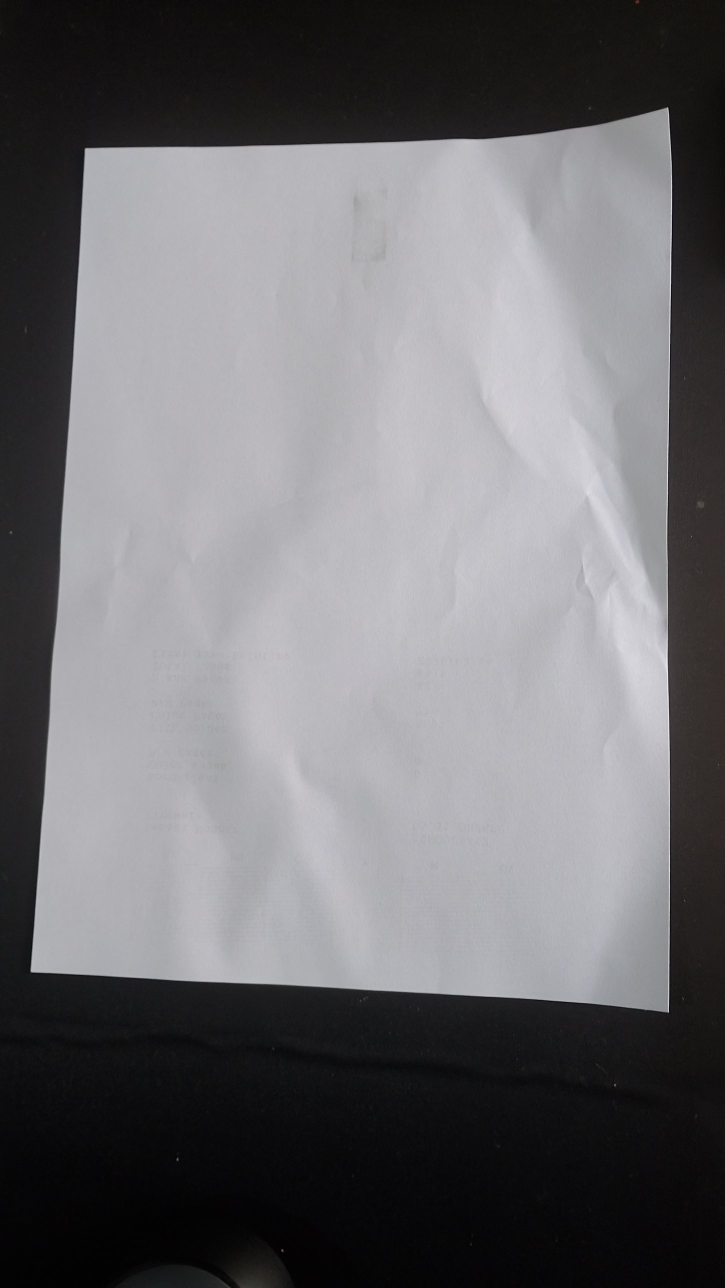
#> input picture tp-2/backend/tests/photos/hoja.jpg, 1450 x 2576 px (shown at 1/2 size)
$ python -i detect.py   (imports and definitions only)
#> lines starting #> are read from the running program, lines starting #| are printed output that depends on the picture
import numpy as np
from docscan.filters import GrayscaleFilter, BWFilter
from dataclasses import dataclass
import cv2
from docscan import exceptions

def detect_document (image: np.ndarray) -> np.ndarray:
        image_shape = image.shape
#> image_shape = (2576, 1450)
        if image_shape[0] > image_shape[1]:
            larger_side = image_shape[0]
#> larger_side = 2576
            larger_side_flag = 0
        else:
            larger_side = image_shape[1]
            larger_side_flag = 1


        scale = 600 / larger_side
#> scale = 0.233

        if larger_side_flag == 0:
            new_size_smaller_size = scale * image_shape[1]
#> new_size_smaller_size = 337.7
        else:
            new_size_smaller_size = scale * image_shape[0]

        reduced_image = cv2.resize(image, (int(600 if larger_side_flag == 1 else new_size_smaller_size ), int(600 if larger_side_flag == 0 else new_size_smaller_size )))
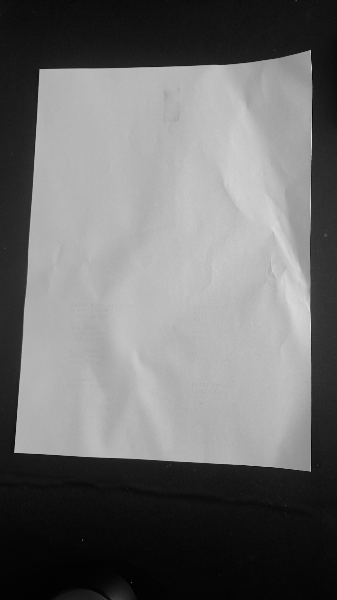
#> reduced_image: shape (600, 337); min 1, max 234, mean 109.8
#> (the run stopped early here; a loop or call above may not have finished)
